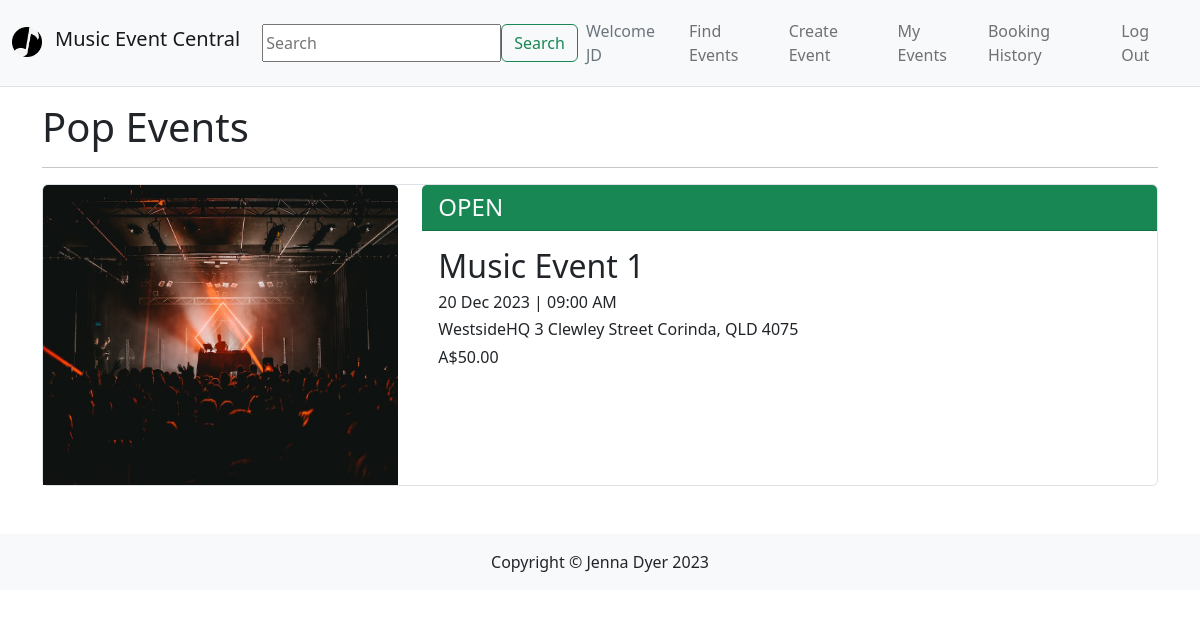
Page /events/Pop (signed in) on the committed database.
### MusicEventCentral/models.py (models this page shows, shortened)
class User(db.Model, UserMixin):
    __tablename__ = 'users'  # good practice to specify table name
    id = db.Column(db.Integer, primary_key=True)
    name = db.Column(db.String(100), index=True, unique=True, nullable=False)
    emailid = db.Column(db.String(100), index=True, nullable=False)
    phoneid = db.Column(db.String(40), index=True, nullable=False)
    password_hash = db.Column(db.String(255), nullable=False)
    comments = db.relationship('Comment', backref='user')

class Event(db.Model):
    __tablename__ = 'events'
    id = db.Column(db.Integer, primary_key=True)
    name = db.Column(db.String(80))
    start_time = db.Column(db.Time)
    end_time = db.Column(db.Time)
    start_date = db.Column(db.Date)
    end_date = db.Column(db.Date)
    location = db.Column(db.String(200))
    total_tickets = db.Column(db.Integer)
    tickets_avail = db.Column(db.Integer)
    status = db.Column(db.String(80), default="Open")
    description = db.Column(db.String(200))
    image = db.Column(db.String(400))
    price = db.Column(db.Numeric(precision=10, scale=2))
    genre = db.Column(db.String(80))
    user_id = db.Column(db.Integer, db.ForeignKey('users.id'))
    comments = db.relationship('Comment', backref='events')

### MusicEventCentral/events.py (the view)
@ evtbp.route('/<genre>')
def genres(genre):
    events = db.session.scalars(
        db.select(Event).where(Event.genre == genre).order_by(Event.start_date.asc())).all()
    print(len(events))
    for event in events:
        update_status(event.id)
    return render_template('events/event_listing.html', events=events, genre=genre, genre_sort=True)

### MusicEventCentral/__init__.py (called while the page is built)
def create_app():
    app = Flask(__name__)
    app.debug = True
    app.secret_key = 'utroutoru'
    app.config['SQLALCHEMY_DATABASE_URI'] = 'sqlite:///sitedata.sqlite'
    db.init_app(app)
    bootstrap = Bootstrap5(app)
    UPLOAD_FOLDER = '/static/image'
    app.config['UPLOAD_FOLDER'] = UPLOAD_FOLDER
    login_manager = LoginManager()
    login_manager.login_view = 'auth.login'
    login_manager.init_app(app)
    from .models import User  # importing here to avoid circular references
    @login_manager.user_loader
    def load_user(user_id):
        return User.query.get(int(user_id))
    from . import views
    app.register_blueprint(views.bp)
    from . import auth
    app.register_blueprint(auth.authbp)
    from . import events
    app.register_blueprint(events.evtbp)
    return app

### MusicEventCentral/events.py (called while the page is built)
def update_status(id):
    events = db.session.scalar(db.select(Event).where(Event.id == id))
    if events.end_date < datetime.now().date():
        print("inactive")
        events.status = "Inactive"
        db.session.commit()
    if events.tickets_avail < 1:
        events.status = "Sold Out"
        db.session.commit()

### MusicEventCentral/templates/events/event_listing.html (shortened to what this page needs)
{% extends 'base.html' %}
{% block content %}
<body>
    <div class="container ">
        {% if genre_sort %}
        <h1 class="mt-3 mb-3">{{ genre }} Events</h1>
        {% else %}
        <h1 class="mt-3 mb-3">Current Events</h1>
        {% endif %}
        <hr>
        {% if events %}
        {% for event in events %}
        <div class="card mt-3 mb-3 border">
            <a class="nav-item nav-link" href="/events/details={{ event.id }}">
                <div class="row">
                    <div class="col-md-4">
                        <img class="card-img-top" style="height: 300px" src="{{ event.image }}" alt="Event 1 Image">
                    </div>
                    <div class="col-md-8">
                        {% if event.status == 'Sold Out': %} <h4 class="card-header bg-danger text-light">SOLD
                            OUT</h4>
                        {% elif event.status == 'Open': %} <h4 class="card-header bg-success text-light">OPEN
                        </h4>
                        {% elif event.status == 'Inactive': %} <h4 class="card-header bg-secondary text-light">
                            INACTIVE
                        </h4>
                        {% elif event.status == 'Cancelled': %} <h4 class="card-header bg-warning text-dark">
                            CANCELLED
                        </h4>
                        {% endif %}
                        <div class="card-body">
                            <div class="row">
                                <h2 class="card-title col-md-9">{{ event.name }}</h2>
                            </div>
                            <h6 class="fw-light">{{ event.start_date.strftime('%d %b %Y') }} | {{
                                event.start_time.strftime('%I:%M %p') }}</h6>
                            <h6 class="fw-light">{{ event.location }}</h6>
                            <h6 class="fw-light">A${{ event.price }}</h6>
                        </div>
                    </div>
                </div>
            </a>
        </div>
        {% endfor %}
        {% else %}
        <h1>Sorry, there are currently no events for this catergory.</h1>
        {% endif %}
    </div>
</body>
{% endblock %}

### MusicEventCentral/templates/base.html (shortened to what this page needs)
<html>
<head>
    <link href="https://cdn.jsdelivr.net/npm/bootstrap@5.2.1/dist/css/bootstrap.min.css" rel="stylesheet"
>
</head>
<body>
    <header class="bg-light border-bottom">
        <nav class="navbar navbar-expand-lg navbar-light bg-light">
            <div class="container-fluid ">
                <a href="/" class="navbar-brand">
                    <div class="row">
                        <div class="col-md-2">
                            <img class="img" style="max-height: 30px" src="/static/img/logo.png" alt="Logo">
                        </div>
                        <div class="col-md-2">
                            <h5>Music Event Central</h5>
                        </div>
                    </div>
                </a>
                <form class="d-flex mt-3" action="{{url_for('main.search')}}">
                    <input <input type="text" name="search" placeholder="Search" aria-label="Search" id="SearchForm">
                    <button class="btn btn-outline-success" type="submit">Search</button>
                </form>
                <div class="collapse navbar-collapse justify-content-end" id="navbarSupportedContent">
                    <div class="navbar-nav ml-auto">
                        {% if current_user.is_authenticated %}
                        <a class="nav-item nav-link disabled text-muted" href="#">Welcome {{current_user.name}}</a>
                        <a class="nav-item nav-link" href="/events/listing">Find Events</a>
                        <a class="nav-item nav-link" href="{{ url_for('event.create') }}">Create Event</a>
                        <a class="nav-item nav-link" href="{{ url_for('event.user_events') }}">My Events</a>
                        <a class="nav-item nav-link" href="{{ url_for('event.booking_history') }}">Booking History</a>
                        <a class="nav-item nav-link" href="{{ url_for('auth.logout') }}">Log Out</a>
                        {% else %}
                        <a class="nav-item nav-link" href="/events/listing">Find Events</a>
                        <a class="nav-item nav-link" href="{{ url_for('auth.register') }}">Register</a>
                        <a class="nav-item nav-link" href="{{ url_for('auth.login') }}">Log In</a>
                        {% endif %}
                    </div>
                </div>
            </div>
        </nav>
    </header>
    {% block content %}
    {% endblock %}
    <footer class="footer mt-5">
        <div class="text-center py-3 bg-light">
            <span class="text-dark">Copyright &copy; Jenna Dyer 2023</span>
        </div>
    </footer>
</body>
</html>

### rows in the picture
User: name "JD"
Event: genre "Pop", image (picture), status "OPEN", name "Music Event 1", start_date "20 Dec 2023", start_time "09:00 AM", location "WestsideHQ 3 Clewley Street Corinda, QLD 4075", price "50.00"
